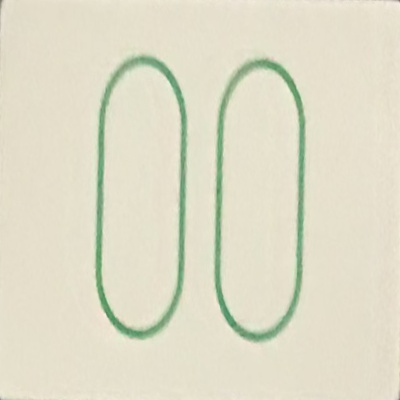
#> input picture Image2.jpg, 400 x 400 px
$ jupyter execute 'Self Made Man.ipynb'   (shell and % lines are left out)
#> lines starting #> are read from the running program, lines starting #| are printed output that depends on the picture
[cell 1]
import sys
import numpy as np
import cv2
import PIL
from matplotlib import pyplot as plt
from mpl_toolkits.axes_grid1 import ImageGrid
import math

[cell 2]
img = cv2.imread("Image2.jpg")
#> img is the input picture: shape (400, 400, 3); mean B, G, R 200.2, 220.8, 223.4
img2 = cv2.cvtColor(img,cv2.COLOR_BGR2HSV)
#> img2: shape (400, 400, 3); mean H, S, V 26.1, 29.7, 225.8

[cell 3]
r = img2[:,:,0]
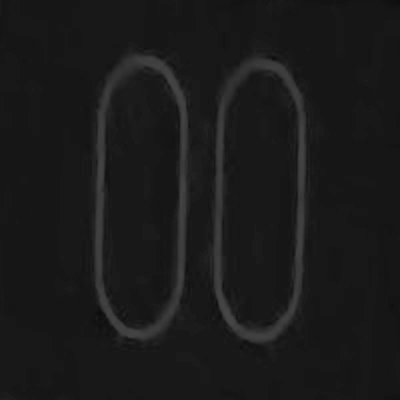
#> r: shape (400, 400); min 12, max 71, mean 26.1
g = img2[:,:,1]
b = img2[:,:,2]
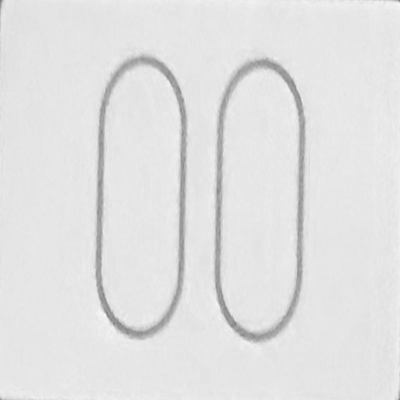
#> b: shape (400, 400); min 126, max 248, mean 225.8

$ run again, with Image0.jpg copied over Image2.jpg
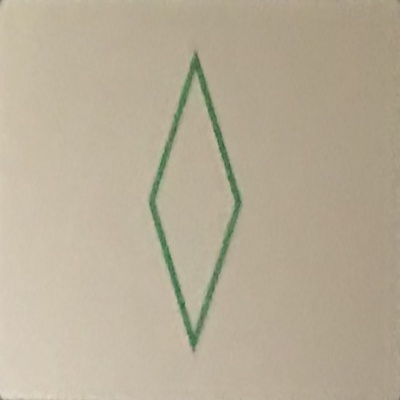
#> input picture Image0.jpg, 400 x 400 px
#> img is the input picture: shape (400, 400, 3); mean B, G, R 151.5, 173, 183.5
#> img2: shape (400, 400, 3); mean H, S, V 20.3, 45.7, 184.1
#> `g = img2[:,:,1]`:
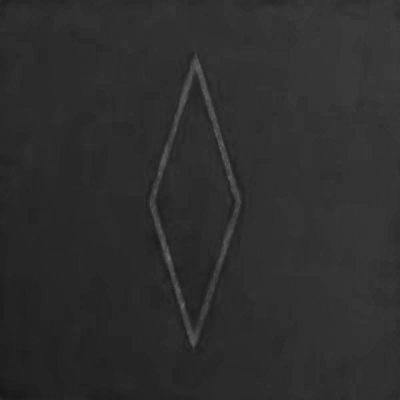
#> g: shape (400, 400); min 22, max 107, mean 45.7
#> `b = img2[:,:,2]`:
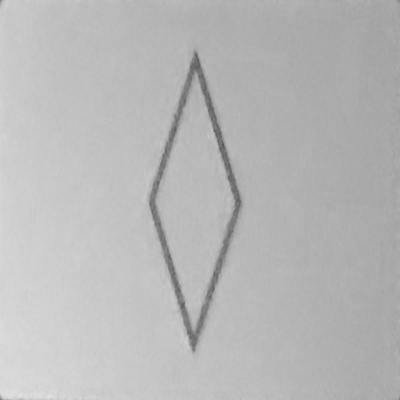
#> b: shape (400, 400); min 86, max 227, mean 184.1
